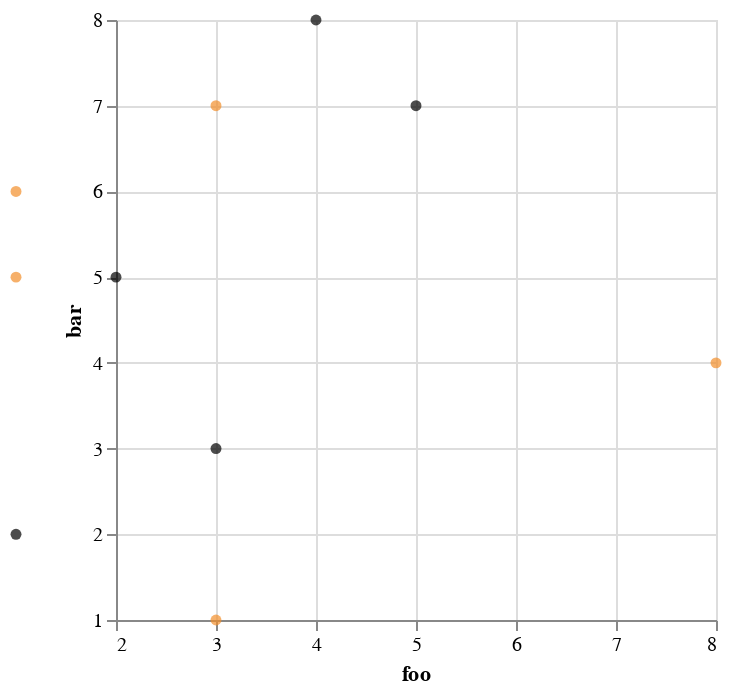

Notebook cell for this chart:
### Code cell
plot_marginal_numerical_numerical(observed_df, synthetic_df, x, y)

### Figure 1 — Vega specification as saved in the notebook (floating-point values rounded to 4 significant figures)
{"$schema": "https://vega.github.io/schema/vega/v5.json", "data": [{"name": "source_0", "values": [{"bar": 2, "foo": 1}, {"bar": 5, "foo": 2}, {"bar": 3, "foo": 3}, {"bar": 8, "foo": 4}, {"bar": 7, "foo": 5}]}, {"name": "source_1", "values": [{"bar": 1, "foo": 3}, {"bar": 5, "foo": 1}, {"bar": 4, "foo": 8}, {"bar": 7, "foo": 3}, {"bar": 6, "foo": 1}]}], "marks": [{"type": "symbol", "name": "layer_0_marks", "from": {"data": "source_0"}, "encode": {"update": {"x": {"field": "foo", "scale": "x"}, "fill": {"value": "#000000"}, "y": {"field": "bar", "scale": "y"}, "shape": {"value": "circle"}, "opacity": {"value": 0.7}}}, "style": ["circle"]}, {"type": "symbol", "name": "layer_1_marks", "from": {"data": "source_1"}, "encode": {"update": {"y": {"field": "bar", "scale": "y"}, "fill": {"value": "#f28e2b"}, "shape": {"value": "circle"}, "opacity": {"value": 0.7}, "x": {"field": "foo", "scale": "x"}}}, "style": ["circle"]}], "scales": [{"name": "x", "type": "linear", "domain": [2, 8], "range": [0, {"signal": "width"}], "zero": false}, {"name": "y", "type": "linear", "domain": [1, 8], "range": [{"signal": "height"}, 0], "zero": false}], "axes": [{"scale": "x", "orient": "bottom", "maxExtent": 0, "ticks": false, "tickCount": {"signal": "ceil(width/40)"}, "minExtent": 0, "gridScale": "y", "aria": false, "labels": false, "grid": true, "zindex": 0, "domain": false}, {"scale": "y", "tickCount": {"signal": "ceil(height/40)"}, "zindex": 0, "aria": false, "labels": false, "grid": true, "ticks": false, "gridScale": "x", "domain": false, "maxExtent": 0, "minExtent": 0, "orient": "left"}, {"scale": "x", "labelOverlap": true, "tickCount": {"signal": "ceil(width/40)"}, "zindex": 0, "labelFlush": true, "title": "foo", "orient": "bottom", "grid": false}, {"scale": "y", "tickCount": {"signal": "ceil(height/40)"}, "grid": false, "labelOverlap": true, "title": "bar", "zindex": 0, "orient": "left"}], "padding": 5, "height": 300, "width": 300, "style": "cell", "background": "white"}
